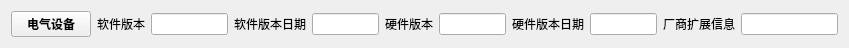
     <widget class="QWidget" name="layoutWidget_2">
      <property name="geometry">
       <rect>
        <x>1</x>
        <y>159</y>
        <width>849</width>
        <height>24</height>
       </rect>
      </property>
      <layout class="QHBoxLayout" name="horizontalLayout_13">
       <item>
        <widget class="QPushButton" name="pushButton_DeviceInfo">
         <property name="font">
          <font>
           <pointsize>9</pointsize>
           <weight>75</weight>
           <italic>false</italic>
           <bold>true</bold>
          </font>
         </property>
         <property name="text">
          <string>电气设备</string>
         </property>
        </widget>
       </item>
       <item>
        <widget class="QLabel" name="label_20">
         <property name="text">
          <string>软件版本</string>
         </property>
        </widget>
       </item>
       <item>
        <widget class="QLineEdit" name="lineEdit_SoftwareVersion">
         <property name="maximumSize">
          <size>
           <width>81</width>
           <height>16777215</height>
          </size>
         </property>
         <property name="readOnly">
          <bool>true</bool>
         </property>
        </widget>
       </item>
       <item>
        <widget class="QLabel" name="label_21">
         <property name="text">
          <string>软件版本日期</string>
         </property>
        </widget>
       </item>
       <item>
        <widget class="QLineEdit" name="lineEdit_SoftwareDate">
         <property name="maximumSize">
          <size>
           <width>71</width>
           <height>16777215</height>
          </size>
         </property>
         <property name="readOnly">
          <bool>true</bool>
         </property>
        </widget>
       </item>
       <item>
        <widget class="QLabel" name="label_22">
         <property name="text">
          <string>硬件版本</string>
         </property>
        </widget>
       </item>
       <item>
        <widget class="QLineEdit" name="lineEdit_HardwareVersion">
         <property name="maximumSize">
          <size>
           <width>71</width>
           <height>16777215</height>
          </size>
         </property>
         <property name="readOnly">
          <bool>true</bool>
         </property>
        </widget>
       </item>
       <item>
        <widget class="QLabel" name="label_23">
         <property name="text">
          <string>硬件版本日期</string>
         </property>
        </widget>
       </item>
       <item>
        <widget class="QLineEdit" name="lineEdit_HardwareDate">
         <property name="maximumSize">
          <size>
           <width>71</width>
           <height>16777215</height>
          </size>
         </property>
         <property name="readOnly">
          <bool>true</bool>
         </property>
        </widget>
       </item>
       <item>
        <widget class="QLabel" name="label_19">
         <property name="text">
          <string>厂商扩展信息</string>
         </property>
        </widget>
       </item>
       <item>
        <widget class="QLineEdit" name="lineEdit_ManufacturerExtend">
         <property name="maximumSize">
          <size>
           <width>101</width>
           <height>16777215</height>
          </size>
         </property>
         <property name="readOnly">
          <bool>true</bool>
         </property>
        </widget>
       </item>
      </layout>
     </widget>
